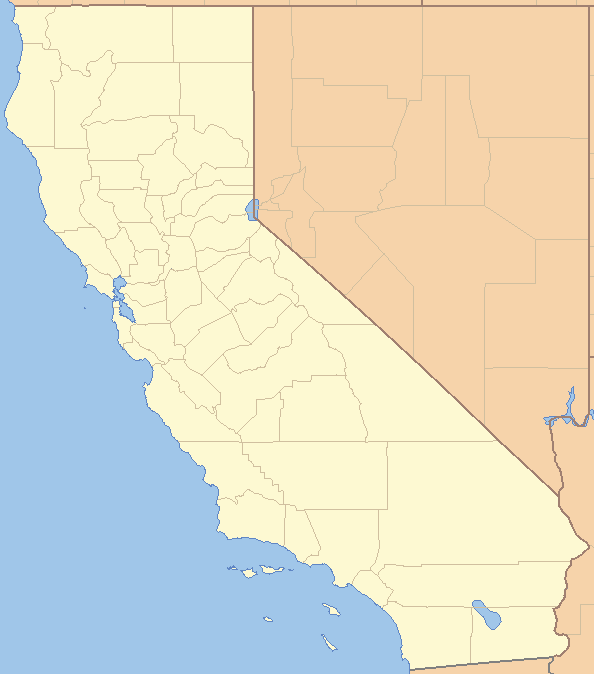
#> input picture Images/california.png, 594 x 674 px
$ jupyter execute --allow-errors Ch2HousingPrice.ipynb   (shell and % lines are left out)
#> lines starting #> are read from the running program, lines starting #| are printed output that depends on the picture
[cell 1]
# set up the figure plot and save configureations
#1 fonts & axises
import matplotlib as mpl
import matplotlib.pyplot as plt
import os
mpl.rc('axes', labelsize=20)
mpl.rc('xtick', labelsize=18)
mpl.rc('ytick', labelsize=18)

#2 Saving
PROJECT_ROOT_DIR = "."
CHAPTER_ID = "Chapter2"
IMAGES_PATH = os.path.join(PROJECT_ROOT_DIR, "images", CHAPTER_ID)
os.makedirs(IMAGES_PATH, exist_ok=True)

def save_fig(fig_id, tight_layout=True, fig_extension="png", resolution=300):
    path = os.path.join(IMAGES_PATH, fig_id + "." + fig_extension)
    print("Saving figure", fig_id)
    if tight_layout:
        plt.tight_layout()
    plt.savefig(path, format=fig_extension, dpi=resolution)

[cell 2]
# Loading the data ...
import numpy as np
import os
import pandas as pd
HOUSING_PATH='Dataset'
def load_housing_data(housing_path=HOUSING_PATH):
#> called with housing_path = 'Dataset'
    csv_path = os.path.join(housing_path, "housing.csv")
    return pd.read_csv(csv_path)
#> (reads Dataset/housing.csv from the repository)
housing = load_housing_data(housing_path=HOUSING_PATH)
housing.head()

[cell 3]
# Data Exploration
housing.info()

[cell 4]
housing['ocean_proximity'].value_counts()

[cell 5]
housing.describe()

[cell 6]
import matplotlib.pyplot as plt
housing.hist(bins=50, figsize=(20,15))
save_fig("attribute_histogram_plots")
#> in save_fig, `plt.savefig(path, format=fig_extension, dpi=resolution)`:
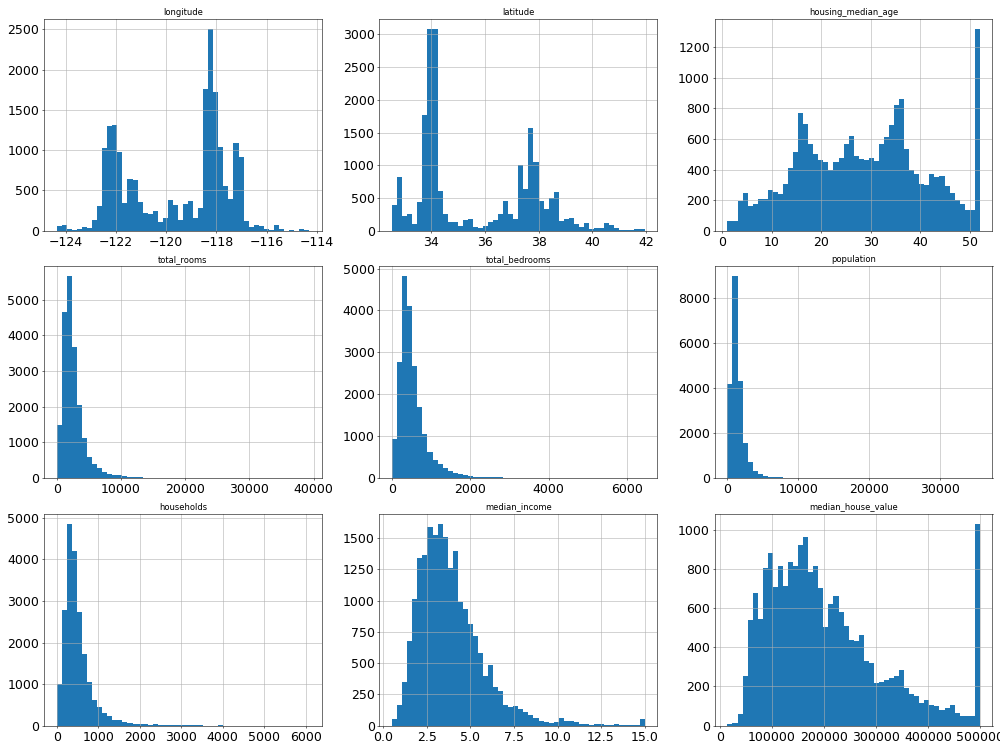
#> figure drawn by matplotlib, 9 panels; panel 1: tallest bar 2507 high, from x = -118.3 to -118.1; panel 2: tallest bar 3086 high, from x = 34.05 to 34.23; panel 3: tallest bar 1321 high, from x = 50.98 to 52; panel 4: tallest bar 5653 high, from x = 1574.7 to 2361.1
plt.show()

[cell 7]
housing["median_income"].hist()
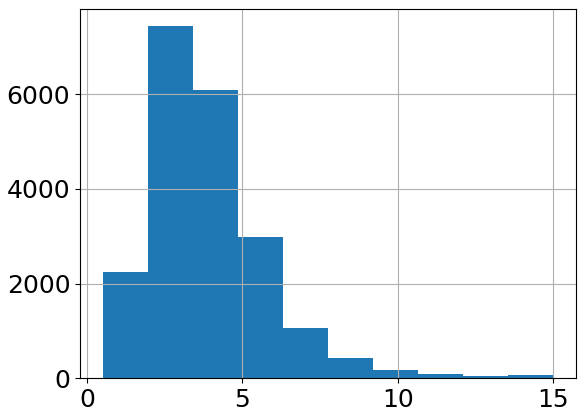
#> figure drawn by matplotlib, 1 panel; tallest bar 7436 high, from x = 1.95 to 3.4

[cell 8]
# prepare the data

housing["income_cat"] = pd.cut(housing["median_income"],
                               bins=[0., 1.5, 3.0, 4.5, 6., np.inf],
                               labels=[1, 2, 3, 4, 5])

from sklearn.model_selection import StratifiedShuffleSplit
split = StratifiedShuffleSplit(n_splits=1, test_size=0.2, random_state=42)
for train_index, test_index in split.split(housing, housing["income_cat"]):
    strat_train_set = housing.loc[train_index]
    strat_test_set = housing.loc[test_index]

[cell 9]
print(split.split(housing, housing["income_cat"]))

[cell 10]
for set_ in (strat_train_set, strat_test_set):
    set_.drop("income_cat", axis=1, inplace=True)

[cell 11]
housing.plot(kind="scatter", x="longitude", y="latitude", alpha=0.4,
    s=housing["population"]/100, label="population", figsize=(10,7),
    c="median_house_value", cmap=plt.get_cmap("jet"), colorbar=True,
    sharex=False)
plt.legend()
save_fig("housing_prices_scatterplot")
#> call 2 of save_fig, with fig_id = 'housing_prices_scatterplot', tight_layout = True, fig_extension = 'png', resolution = 300
#> in save_fig (call 2), `plt.savefig(path, format=fig_extension, dpi=resolution)`:
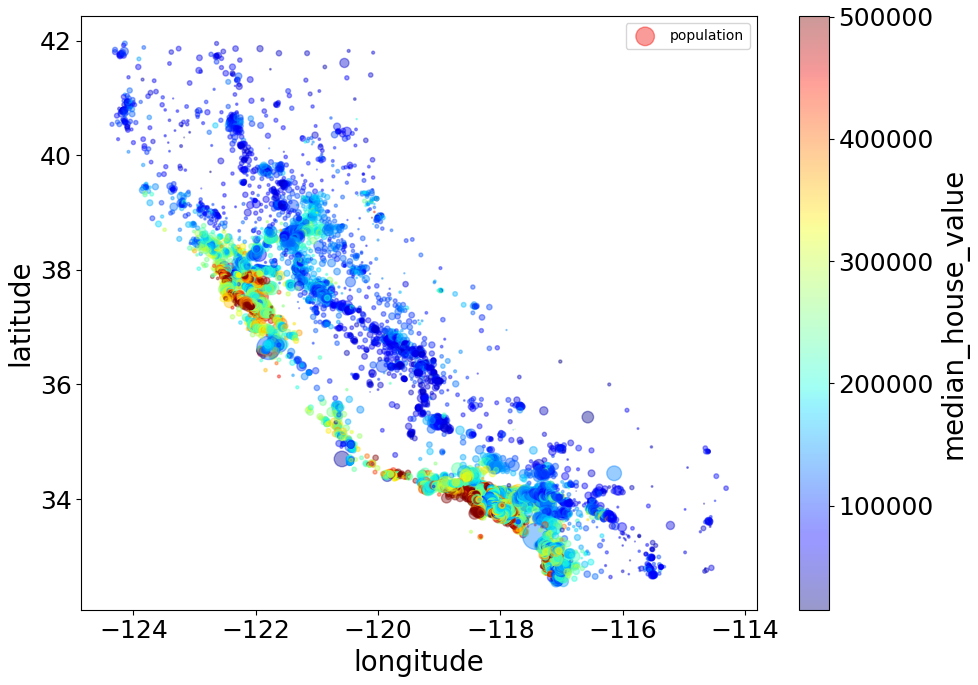
#> figure drawn by matplotlib, 2 panels

[cell 12]
IMAGES_PATH='Images'
filename = "california.png"
import matplotlib.image as mpimg
california_img=mpimg.imread(os.path.join(IMAGES_PATH, filename))
#> california_img is the input picture: shape (674, 594, 4) float32; mean R, G, B, A 0.881, 0.867, 0.787, 1
ax = housing.plot(kind="scatter", x="longitude", y="latitude", figsize=(10,7),
                       s=housing['population']/100, label="Population",
                       c="median_house_value", cmap=plt.get_cmap("jet"),
                       colorbar=False, alpha=0.4,
                      )
plt.imshow(california_img, extent=[-124.55, -113.80, 32.45, 42.05], alpha=0.5,
           cmap=plt.get_cmap("jet"))
plt.ylabel("Latitude", fontsize=14)
plt.xlabel("Longitude", fontsize=14)

prices = housing["median_house_value"]
tick_values = np.linspace(prices.min(), prices.max(), 11)
cbar = plt.colorbar(ticks=tick_values/prices.max())
cbar.ax.set_yticklabels(["$%dk"%(round(v/1000)) for v in tick_values], fontsize=14)
cbar.set_label('Median House Value', fontsize=16)

plt.legend(fontsize=16)
save_fig("california_housing_prices_plot")
#> call 3 of save_fig, with fig_id = 'california_housing_prices_plot', tight_layout = True, fig_extension = 'png', resolution = 300
#> in save_fig (call 3), `plt.savefig(path, format=fig_extension, dpi=resolution)`:
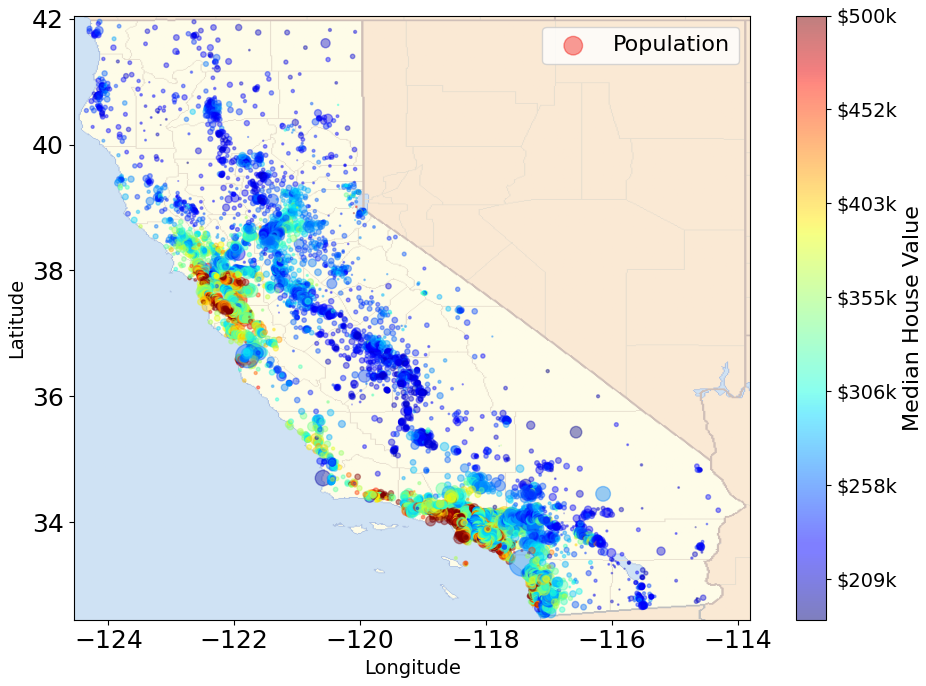
#> figure drawn by matplotlib, 2 panels
plt.show()

#> (a cell that did not finish here is left out)

[cell 14]
from pandas.plotting import scatter_matrix

attributes = ["median_house_value", "median_income", "total_rooms",
              "housing_median_age"]
mpl.rc('axes', labelsize=12)
mpl.rc('xtick', labelsize=10)
mpl.rc('ytick', labelsize=10)
scatter_matrix(housing[attributes], figsize=(12, 8))
save_fig("scatter_matrix_plot")
#> call 4 of save_fig, with fig_id = 'scatter_matrix_plot', tight_layout = True, fig_extension = 'png', resolution = 300
#> in save_fig (call 4), `plt.savefig(path, format=fig_extension, dpi=resolution)`:
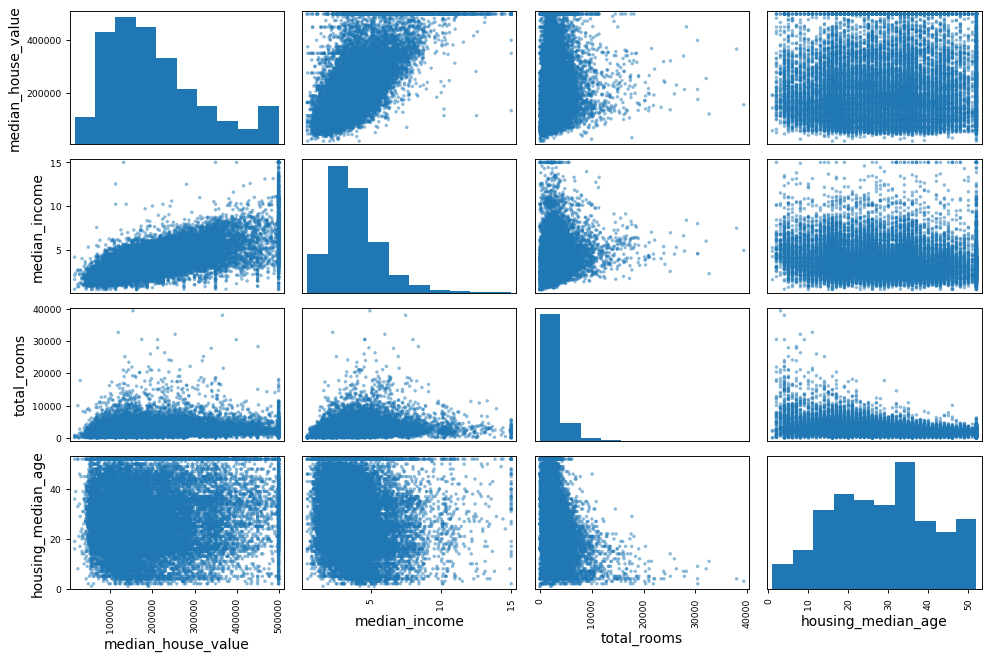
#> figure drawn by matplotlib, 16 panels; panel 1: tallest bar 4099 high, from x = 111999.4 to 160499.6; panel 6: tallest bar 7436 high, from x = 1.95 to 3.4; panel 11: tallest bar 17525 high, from x = 2 to 3933.8; panel 16: tallest bar 3555 high, from x = 31.6 to 36.7

[cell 15]
# CLeaning the data
housing = strat_train_set.drop("median_house_value", axis=1) # drop labels for training set
housing_labels = strat_train_set["median_house_value"].copy()

[cell 16]
sample_incomplete_rows = housing[housing.isnull().any(axis=1)] #check null
sample_incomplete_rows.head(10)

[cell 17]
#sample_incomplete_rows.dropna(subset=["total_bedrooms"])    # option 1
#sample_incomplete_rows.drop("total_bedrooms", axis=1)       # option 2
#median = housing["total_bedrooms"].median()
#sample_incomplete_rows["total_bedrooms"].fillna(median, inplace=True) # option 3
# A better way that could serve more columns at the same time
from sklearn.impute import SimpleImputer
imputer = SimpleImputer(strategy="median")
# Remove text attribute because median can only be calculated on numerical attributes
housing_num = housing.select_dtypes(include=[np.number])
imputer.fit(housing_num)

[cell 18]
imputer.statistics_

[cell 19]
housing_num.median().values

[cell 20]
X = imputer.transform(housing_num)
print(type(X))
housing_tr = pd.DataFrame(X, columns=housing_num.columns,
                          index=housing.index)

[cell 21]
housing_tr.loc[sample_incomplete_rows.index.values].head()

[cell 22]
housing_cat = housing[["ocean_proximity"]]
housing_cat.head(10)

[cell 23]
from sklearn.preprocessing import OneHotEncoder

#> (the rest of this cell did not finish here and is left out)

[cell 24]
from sklearn.base import BaseEstimator, TransformerMixin

# column index
rooms_ix, bedrooms_ix, population_ix, households_ix = 3, 4, 5, 6
class CombinedAttributesAdder(BaseEstimator, TransformerMixin):
    def __init__(self, add_bedrooms_per_room = True): # no *args or **kargs
        self.add_bedrooms_per_room = add_bedrooms_per_room
    def fit(self, X, y=None):
        return self  # nothing else to do
    def transform(self, X):
        rooms_per_household = X[:, rooms_ix] / X[:, households_ix]
        population_per_household = X[:, population_ix] / X[:, households_ix]
        if self.add_bedrooms_per_room:
            bedrooms_per_room = X[:, bedrooms_ix] / X[:, rooms_ix]
            return np.c_[X, rooms_per_household, population_per_household,
                         bedrooms_per_room]
        else:
            return np.c_[X, rooms_per_household, population_per_household]

attr_adder = CombinedAttributesAdder(add_bedrooms_per_room=False)
housing_extra_attribs = attr_adder.transform(housing.values)

housing_extra_attribs = pd.DataFrame(
    housing_extra_attribs,
    columns=list(housing.columns)+["rooms_per_household", "population_per_household"],
    index=housing.index)
housing_extra_attribs.head()

[cell 25]
from sklearn.pipeline import Pipeline
from sklearn.preprocessing import StandardScaler

num_pipeline = Pipeline([
        ('imputer', SimpleImputer(strategy="median")),
        ('attribs_adder', CombinedAttributesAdder()),
        ('std_scaler', StandardScaler()),
    ])

housing_num_tr = num_pipeline.fit_transform(housing_num)
housing_num_tr

[cell 26]
from sklearn.compose import ColumnTransformer

num_attribs = list(housing_num)
cat_attribs = ["ocean_proximity"]

full_pipeline = ColumnTransformer([
        ("num", num_pipeline, num_attribs),
        ("cat", OneHotEncoder(), cat_attribs),
    ])

housing_prepared = full_pipeline.fit_transform(housing)
